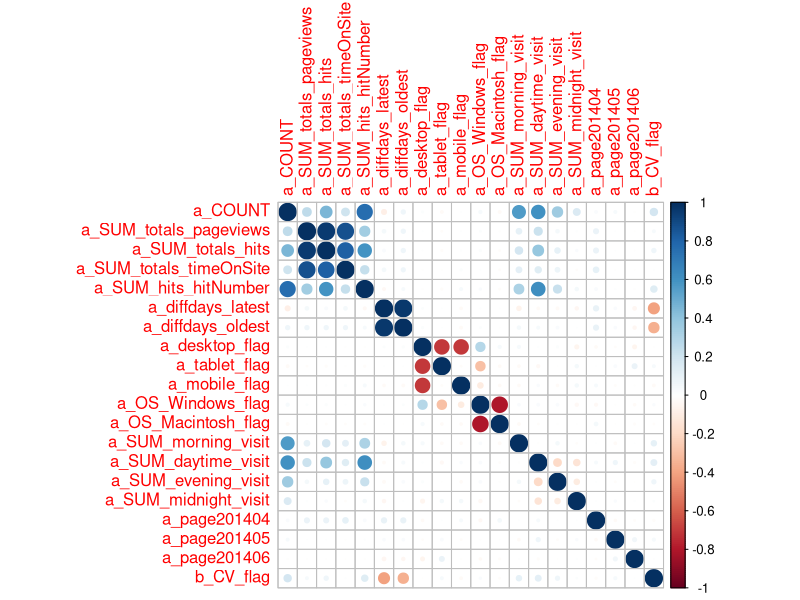
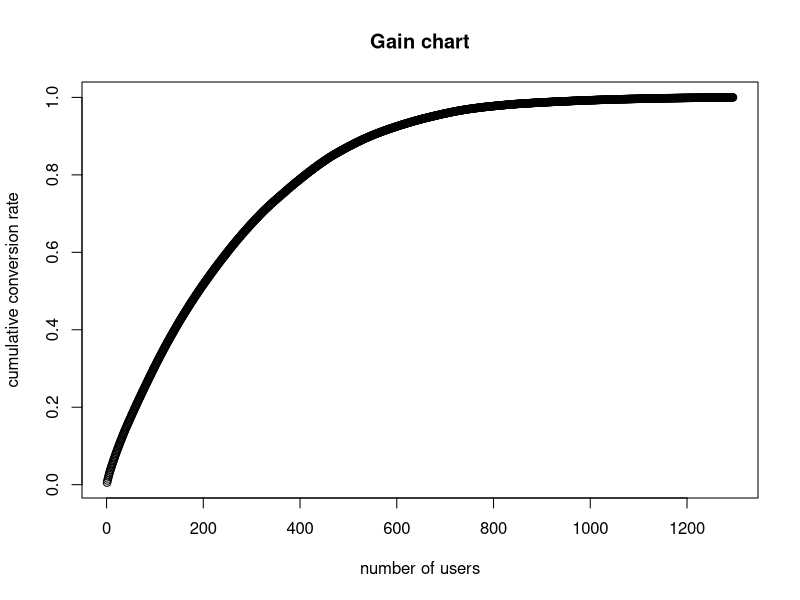

Generate these figures, in order, with R: (Note: this script raises an error after producing the figures.)
#google analytics premium bigquery statistics

#loading the data
data <- read.csv("./data/train_data.csv")

#see head
head(data)
View(data)

#columns names
names(data)

#remove columns that are insignificant to me
data <- data[c(-1,-2,-22)]

#too much variable still left use pearson coreration to see colinearity
corr<-cor(data)
library(corrplot)
corrplot1<-corrplot(corr)

symnum(abs(cor(data)),cutpoints = c(0, 0.2, 0.4, 0.6, 0.9, 1), symbols = c(" ", ".", "_", "+", "*"))

#remove a_sum_total_hits and a_diffdays for .9 colinear value
data <- data[c(-3,-7)]

#removing midnignt_flag 
data <- data[,c(-13)]


#we can run initial data model but first lets see balancing act
table(data$b_CV_flag)

#pure unbalanced data you see

model <- glm(b_CV_flag~.,data,family = binomial("logit"))
result <- summary(model)
result


#now let's say this is my benchmark model

#check for multicolinear data
library(car)
library(rms)
vif(model)

#removing _pageview for colinearity
#unchanged our basemodel data
data1 <- data[,c(-2)]

#new model
model1 <- glm(formula = b_CV_flag ~., data = data1, family = binomial("logit"))
result1 <- summary(model1)
result1

vif(model1)

#result view
prob <- data.frame(predict(model1, data1, type = "response"))
gain <- cumsum(sort(prob[, 1], decreasing = TRUE)) / sum(prob)
png('gain_curve_plot.png')
plot(gain,main ="Gain chart",xlab="number of users", ylab="cumulative conversion rate")
dev.off()

#ROC CURVE
library(ROCR)
pred <- prediction(prob, data1$b_CV_flag)
perf <- performance(pred, measure = "tpr", x.measure = "fpr")
qplot(x = perf@x.values[[1]], y = perf@y.values[[1]], xlab = perf@x.name, ylab = perf@y.name, main="ROC curve")

#coefficient
coef <- names(model1$coefficients)
value <- as.vector(model1$coefficients)
result <- data.frame(coef,value)
result
